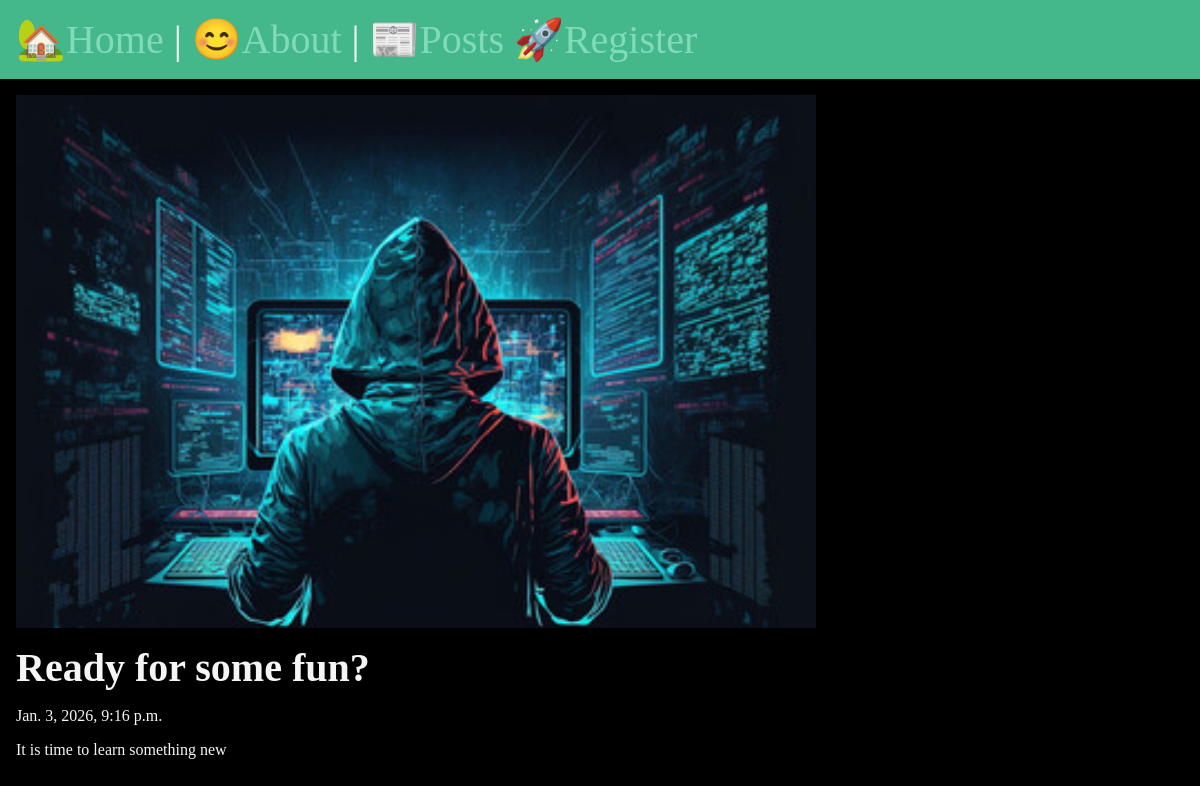
/posts/ready-for-fun, run on the app's committed database.
### posts/models.py (models this page shows, shortened)
class Post(models.Model):
    title = models.CharField(max_length=75)
    body = models.TextField()
    slug = models.SlugField()
    date = models.DateTimeField(auto_now_add=True)
    banner = models.ImageField(default='fallback.png', blank=True)

### posts/views.py (the view)
# urls.py: path('<slug:slug>', views.post_page, name="page"),
def post_page(request, slug):
    try:
        post = Post.objects.get(slug=slug)
        return render(request, 'posts/post_page.html', {'post': post})
    except Post.DoesNotExist:
        return render(request, 'posts/post_page.html', {'post': None})

### posts/templates/posts/post_page.html (shortened to what this page needs)
{% extends "layout.html" %}
{% block content %}
    <section>
        <img
        class ="banner"
        src="{{ post.banner.url }}"
        alt = "{{ post.title }}"
        />
        <h1>{{ post.title }}</h1>
        <p>{{ post.date }}</p>
        <p>{{ post.body }}</p>
    </section>
{% endblock %}

### static/css/style.css (style rules this page uses)
* { margin: 0; padding: 0; box-sizing: border-box; }
body { min-height: 100vh; background-color: black; color: whitesmoke; font-size: 3rem; }
section { display: flex; flex-flow: column; gap: 1rem; }
h1,h2 { font-size: 2.5rem; }
p { font-size: 1rem; }
.banner { display: block; width: 100%; max-width: 800px; }

### data on the page
Post: banner (picture), title "Ready for some fun?", date "Jan. 3, 2026, 9:16 p.m.", body "It is time to learn something new"
